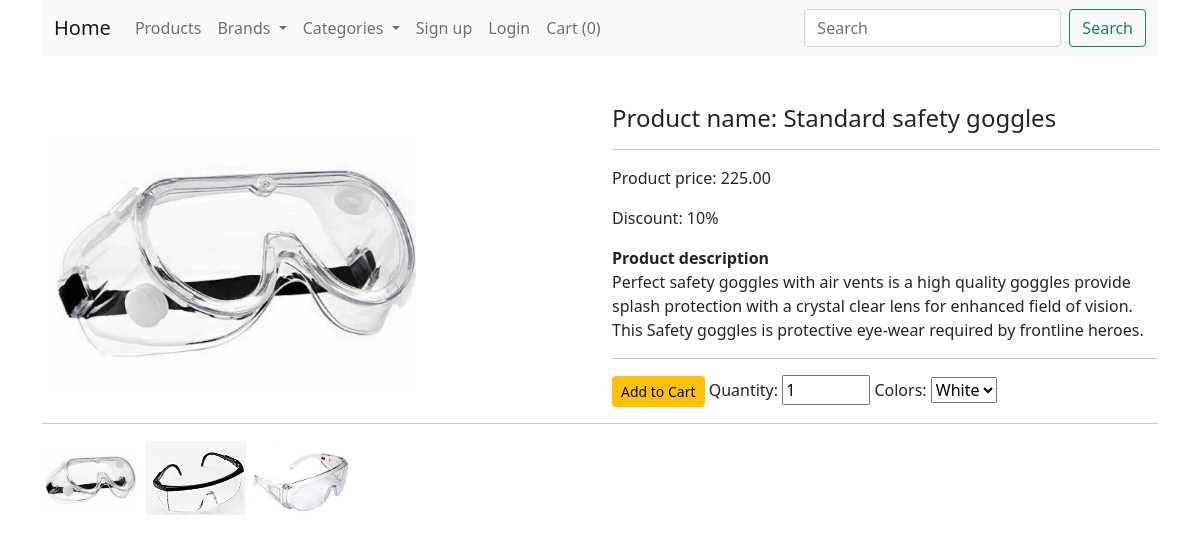
Page /product/12 on the committed database.
### shop/products/models.py (models this page shows, shortened)
class Addproduct(db.Model):
    __searchable__=['name','desc']
    id = db.Column(db.Integer, primary_key=True)
    name = db.Column(db.String(80), nullable=False)
    price = db.Column(db.Numeric(10,2), nullable=False)
    discount = db.Column(db.Integer, default=0)
    stock = db.Column(db.Integer, nullable=False)
    colors = db.Column(db.Text, nullable=False)
    desc = db.Column(db.Text, nullable=False)
    pub_date = db.Column(db.DateTime, nullable=False, default=datetime.utcnow)
    brand_id = db.Column(db.Integer, db.ForeignKey('brand.id'), nullable=False)
    brand = db.relationship('Brand',backref=db.backref('brands', lazy=True))
    category_id = db.Column(db.Integer, db.ForeignKey('category.id'), nullable=False)
    category = db.relationship('Category',backref=db.backref('categories', lazy=True))
    image_1 = db.Column(db.String(150), nullable=False, default='image1.jpg')
    image_2 = db.Column(db.String(150), nullable=False, default='image2.jpg')
    image_3 = db.Column(db.String(150), nullable=False, default='image3.jpg')

### shop/products/routes.py (the view)
@app.route('/product/<int:id>')
def single_page(id):
    product = Addproduct.query.get_or_404(id)
    return render_template('products/single_page.html',product=product,brands=brands(), categories=categories())

### shop/products/routes.py (called while the page is built)
def brands():
    return Brand.query.join(Addproduct, (Brand.id == Addproduct.brand_id)).all()

def categories():
    return Category.query.join(Addproduct, (Category.id == Addproduct.category_id)).all()

### shop/templates/products/single_page.html (shortened to what this page needs)
{% extends 'layout.html' %}
{% block content %}
{% include 'navbar.html' %}
<div class="container mt-5">
    <div class="row">
        <div class="col-md-6" id="b_image">
            <img src="{{url_for('static',filename='images/' + product.image_1)}}" alt="{{product.name}}" width="400">
        </div>
        <div class="col-md-6">
            <h4>Product name: {{product.name}} </h4>
            <hr>
            <p>Product price: {{product.price}}</p>
            {% if product.discount > 0 %}
            <p>Discount: {{product.discount}}% </p>
            {% endif %}
            <b>Product description</b>
            <p>{{product.desc}}</p>
            <hr>
            <form action="{{url_for('Addcart')}}" method="POST">
              <button type="submit" class="btn btn-sm btn-warning">Add to Cart</button>
              <label for="quantity">Quantity: </label>
              <input type="number" name="quantity" value="1" min="1" max="{{product.stock}}">
              {% set colors = product.colors.split(',') %}
              <label for="colors">Colors: </label>
              <select name="colors" id="colors">
                  {% for color in colors %}
                  {% set col = color.split(':') %}
                  <option value="{{col[0]}}">{{col[0] | capitalize }}</option>
                  {% endfor %}
              </select>
          </form>
        </div>
    </div>
    <div class="row">
        <div class="col-md-12" id="s_image">
          <hr>
            <img src="{{url_for('static',filename='images/'+ product.image_1)}}" alt="{{product.name}}" width="100">
            <img src="{{url_for('static',filename='images/'+ product.image_2)}}" alt="{{product.name}}" width="100"
                class="ml-5">
            <img src="{{url_for('static',filename='images/'+ product.image_3)}}" alt="{{product.name}}" width="100"
                class="ml-5">
        </div>
    </div>
</div>
{% endblock content %}

### rows in the picture
Addproduct: image_1 (picture), name "Standard safety goggles", price "225.00", discount "10", desc "Perfect safety goggles with air vents is a high quality goggles provide splash protection with a crystal clear lens for enhanced field of vision. This Safety goggles is protective eye-wear required by frontline heroes.", image_2 (picture), image_3 (picture)

### other values in the picture
{{ session['Shoppingcart']|length }} "0"
form field colors "White"
